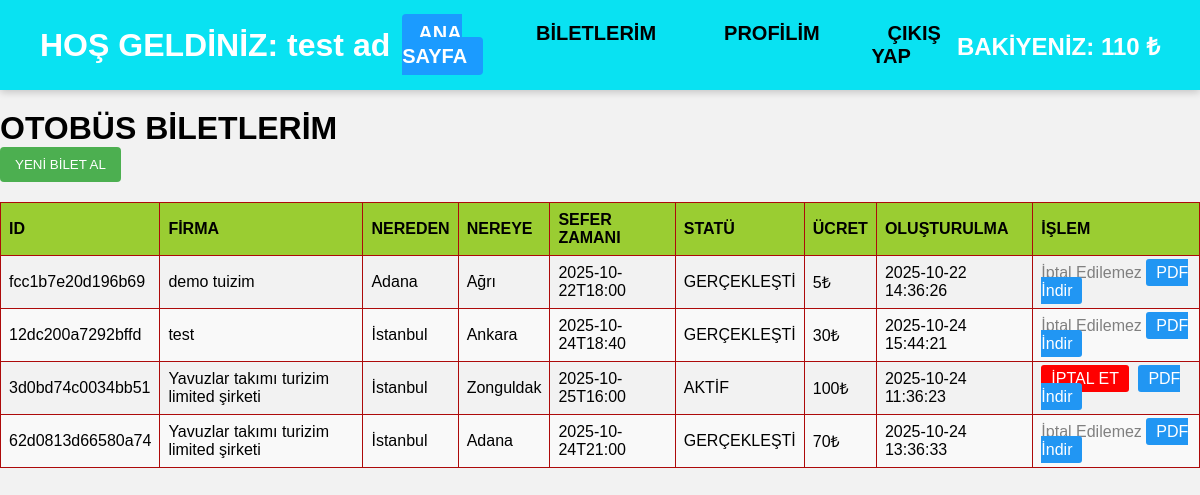
Screenshot of /user/tickets.php (signed in) with the database file from the repository.
### tables this page shows
CREATE TABLE Tickets (
        id TEXT PRIMARY KEY,
        trip_id INTEGER NOT NULL,
        user_id TEXT NOT NULL,
        status TEXT NOT NULL DEFAULT 'ACTIVE',
        total_price INTEGER NOT NULL,
        created_at TIMESTAMP DEFAULT CURRENT_TIMESTAMP,
        FOREIGN KEY (trip_id) REFERENCES Trips(id),
        FOREIGN KEY(user_id) REFERENCES User(id)
    );

CREATE TABLE Bus_Company (
    id TEXT PRIMARY KEY,
    name TEXT NOT NULL,
    logo_path TEXT,
    created_at TIMESTAMP DEFAULT CURRENT_TIMESTAMP
    );

CREATE TABLE Trips (
        id INTEGER PRIMARY KEY AUTOINCREMENT,
        company_id INTEGER NOT NULL,
        destination_city TEXT NOT NULL,
        arrival_time DATETIME NOT NULL,
        departure_time DATETIME NOT NULL,
        departure_city TEXT NOT NULL,
        price INTEGER NOT NULL,
        capacity INTEGER NOT NULL,
        created_date TIMESTAMP DEFAULT CURRENT_TIMESTAMP,
        FOREIGN KEY (company_id) REFERENCES Bus_Company(id)
    );

### user/tickets.php (the view, shortened to what this page needs)
<?php
require_once __DIR__ . '/../db(database)/includes/db.php';
$user_id = $_SESSION['user_id'];
try {
    $stmt = $db->prepare("
        SELECT
            t.id AS ticket_id,
            t.status,
            t.total_price,
            t.created_at,
            tr.id AS trip_id,
            tr.departure_time,
            tr.departure_city,
            tr.destination_city,
            c.name AS company_name
        FROM Tickets t
        JOIN Trips tr ON t.trip_id = tr.id
        JOIN Bus_Company c ON tr.company_id = c.id
        WHERE t.user_id = ?
    ");
    $stmt->execute([$user_id]);
    $tickets = $stmt->fetchAll(PDO::FETCH_ASSOC);
} catch (PDOException $e) {
    $error = "Veritabanı hatası.";
}
?>
<!DOCTYPE html>
<html lang="tr">
<head>
    <link rel="stylesheet" href="/style.css">
</head>
<body>
    <?php include 'navbar.php'; ?>
<h1>OTOBÜS BİLETLERİM</h1>
<form method="POST" action="index.php">
    <button type="submit" class="new-trip-btn">YENİ BİLET AL</button>
</form>
<table>
    <thead>
        <tr>
            <th>ID</th>
            <th>FİRMA</th>
            <th>NEREDEN</th>
            <th>NEREYE</th>
            <th>SEFER ZAMANI</th>
            <th>STATÜ</th>
            <th>ÜCRET</th>
            <th>OLUŞTURULMA</th>
            <th>İŞLEM</th>
        </tr>
    </thead>
    <tbody>
        <?php if (!empty($tickets)): ?>
            <?php foreach ($tickets as $ticket): ?>
                <?php
                    $departure_time = new DateTime(str_replace('T', ' ', $ticket['departure_time']));
                    $now = new DateTime();
                    $status = ($departure_time > $now) ? 'AKTİF' : 'GERÇEKLEŞTİ';
                ?>
                <tr>
                    <td><?= htmlspecialchars($ticket['ticket_id']) ?></td>
                    <td><?= htmlspecialchars($ticket['company_name']) ?></td>
                    <td><?= htmlspecialchars($ticket['departure_city']) ?></td>
                    <td><?= htmlspecialchars($ticket['destination_city']) ?></td>
                    <td><?= htmlspecialchars($ticket['departure_time']) ?></td>
                    <td><?= $status ?></td>
                    <td><?= htmlspecialchars($ticket['total_price']) ?>₺</td>
                    <td><?= htmlspecialchars($ticket['created_at']) ?></td>
                    <td>
                        <?php if ($status === 'AKTİF'): ?>
                            <a href="?action=delete&id=<?= $ticket['ticket_id'] ?>" class="action-btn delete-btn" onclick="return confirm('Bu bileti iptal etmek istediğinizden emin misiniz?')">İPTAL ET</a>
                        <?php else: ?>
                            <span style="color:gray;">İptal Edilemez</span>
                        <?php endif; ?>
                        <a href="biletindir.php?ticket_id=<?= $ticket['ticket_id'] ?>" target="_blank" class="action-btn" style="background-color:#2196F3; color:white;">PDF İndir</a>
                    </td>
                </tr>
            <?php endforeach; ?>
        <?php else: ?>
            <tr><td colspan="9">Henüz biletiniz bulunmamaktadır.</td></tr>
        <?php endif; ?>
    </tbody>
</table>
</body>
</html>

### user/tickets.php (style rules this page uses)
body { font-family: Arial, sans-serif; }
table { width: 100%; border-collapse: collapse; margin-top: 20px; }
th, td { border: 1px solid #ad0a0aff; padding: 8px; text-align: left; }
th { background-color: yellowgreen; }
tr:nth-child(even) { background-color: #f9f9f9; }
.action-btn { padding: 5px 10px; text-decoration: none; color: black; border-radius: 3px; margin-right: 5px; }
.delete-btn { background-color: red; color: white; }
.new-trip-btn { background-color: #4caf50; color: white; padding: 10px 15px; border: none; cursor: pointer; border-radius: 4px; }
* { padding: 0; margin: 0; box-sizing: border-box; text-decoration: none; }
body { font-family: 'Montserrat', Arial, sans-serif; background-color: #f2f2f2; min-height: 100vh; padding-top: 110px; }

### rows the page displays
tickets: id "fcc1b7e20d196b69", bus_company.name "demo tuizim", trip.departure_city "Adana", trip.destination_city "Ağrı", trip.departure_time "2025-10-22T18:00", total_price "5", created_at "2025-10-22 14:36:26", shows "İptal Edilemez"
tickets: id "12dc200a7292bffd", bus_company.name "test", trip.departure_city "İstanbul", trip.destination_city "Ankara", trip.departure_time "2025-10-24T18:40", total_price "30", created_at "2025-10-24 15:44:21", shows "İptal Edilemez"
tickets: id "3d0bd74c0034bb51", bus_company.name "Yavuzlar takımı turizim limited şirketi", trip.departure_city "İstanbul", trip.destination_city "Zonguldak", trip.departure_time "2025-10-25T16:00", total_price "100", created_at "2025-10-24 11:36:23"
tickets: id "62d0813d66580a74", bus_company.name "Yavuzlar takımı turizim limited şirketi", trip.departure_city "İstanbul", trip.destination_city "Adana", trip.departure_time "2025-10-24T21:00", total_price "70", created_at "2025-10-24 13:36:33", shows "İptal Edilemez"

### other values shown
$_SESSION['full_name'] "test ad"
$_SESSION['balance'] "110"
